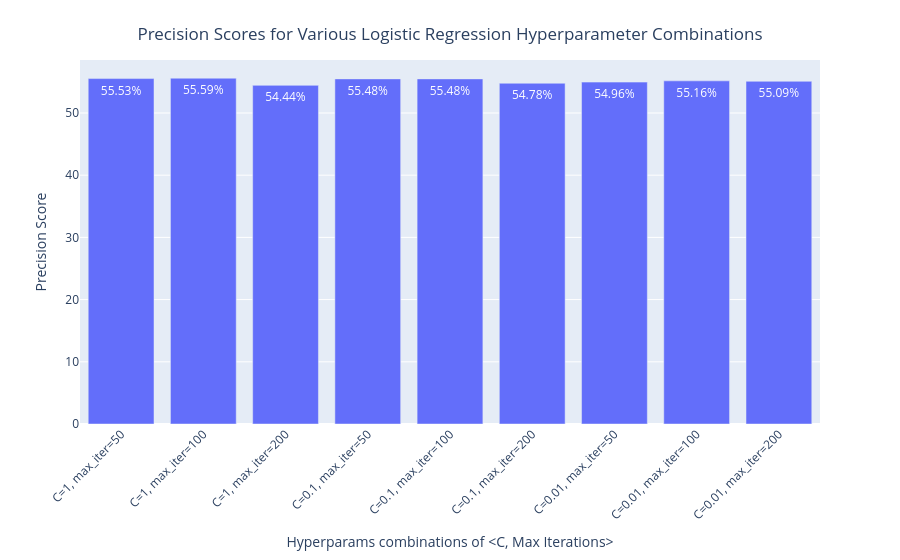

The notebook cell this image was saved under:
### Code cell
# Prepare the data
rows = []
for key, value in list(best_precision_matrix_logistic_regression.items()):
    C, max_iter = key
    combination_label = f'C={C}, max_iter={max_iter}'
    rows.append({'Combination': combination_label, 'Precision': value})

df = pd.DataFrame(rows)
df['Precision'] = df.Precision*100.0 # need for % visualisation

# Create the bar chart
fig = px.bar(df,
             x='Combination',
             y='Precision',
             text='Precision'
             )

# Customize the layout for better readability
fig.update_layout(
    xaxis_title='Hyperparams combinations of <C, Max Iterations>',
    yaxis_title='Precision Score',
    xaxis_tickangle=-45,
    title={
        'text': 'Precision Scores for Various Logistic Regression Hyperparameter Combinations',
        'y':0.95,
        'x':0.5,
        'xanchor': 'center',
        'yanchor': 'top'
    }
)


# Update the text position
fig.update_traces(texttemplate='%{text:.2f}%',
                  textposition='inside',
                  textfont_color='white')

# Show the figure
fig.show()

### Figure 1 — Plotly figure (JSON) as saved in the notebook; plotly's stock layout.template omitted (floating-point values rounded to 4 significant figures)
{"data": [{"hovertemplate": "Combination=%{x}<br>Precision=%{text}<extra></extra>", "legendgroup": "", "marker": {"color": "#636efa", "pattern": {"shape": ""}}, "name": "", "orientation": "v", "showlegend": false, "text": [55.53, 55.59, 54.44, 55.48, 55.48, 54.78, 54.96, 55.16, 55.09], "textfont": {"color": "white"}, "textposition": "inside", "texttemplate": "%{text:.2f}%", "type": "bar", "x": ["C=1, max_iter=50", "C=1, max_iter=100", "C=1, max_iter=200", "C=0.1, max_iter=50", "C=0.1, max_iter=100", "C=0.1, max_iter=200", "C=0.01, max_iter=50", "C=0.01, max_iter=100", "C=0.01, max_iter=200"], "xaxis": "x", "y": [55.53, 55.59, 54.44, 55.48, 55.48, 54.78, 54.96, 55.16, 55.09], "yaxis": "y"}], "layout": {"barmode": "relative", "legend": {"tracegroupgap": 0}, "margin": {"t": 60}, "title": {"text": "Precision Scores for Various Logistic Regression Hyperparameter Combinations", "x": 0.5, "xanchor": "center", "y": 0.95, "yanchor": "top"}, "xaxis": {"anchor": "y", "domain": [0, 1], "tickangle": -45, "title": {"text": "Hyperparams combinations of <C, Max Iterations>"}}, "yaxis": {"anchor": "x", "domain": [0, 1], "title": {"text": "Precision Score"}}}}
